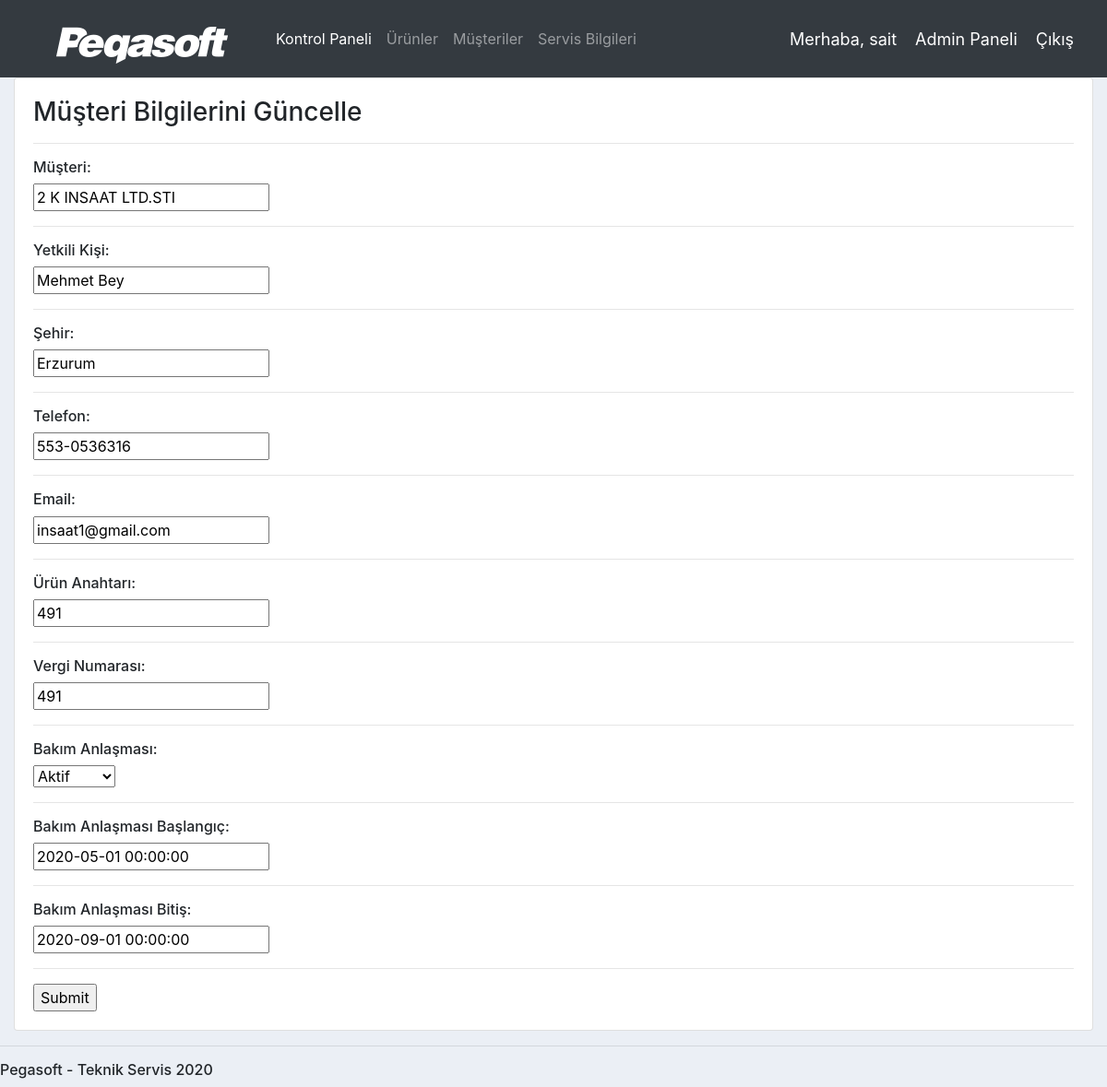
The app's page /update_customer/4/ (signed in) with its own data.
### accounts/models.py (models this page shows, shortened)
class Customer(models.Model):
	BAKIM = (
		('Aktif','Aktif'),
		('Pasif','Pasif'),
		)
	name = models.CharField(max_length=200, null=True)
	person = models.CharField(max_length=200, null=True)
	phone = models.CharField(max_length=200, null=True)
	email = models.CharField(max_length=200, null=True)
	city = models.CharField(max_length=200, null=True)
	date_created = models.DateTimeField(auto_now_add=True, null=True)
	product_key = models.CharField(max_length=200, null=True)
	tax_number = models.CharField(max_length=200, null=True)
	bakim_anlasmasi = models.CharField(max_length=200, null=True, choices=BAKIM)
	bakim_baslangic = models.DateTimeField(null=True)
	bakim_bitis = models.DateTimeField(null=True)

### accounts/views.py (the view)
# urls.py: path('update_customer/<str:pk>/', views.updateCustomer, name="update_customer"),
@login_required(login_url='login')
def updateCustomer(request, pk):
	customer = Customer.objects.get(id=pk)
	form = CustomerForm(instance=customer)
	if request.method == 'POST':
		form = CustomerForm(request.POST, instance=customer)
		if form.is_valid():
			form.save()
			return redirect('/customers')
	context = {'form':form}
	return render(request, 'accounts/customer_form.html', context)

### accounts/forms.py
class CustomerForm(ModelForm):
	class Meta:
		model = Customer
		fields = '__all__'

### accounts/templates/accounts/customer_form.html (shortened to what this page needs)
{%  extends 'accounts/main.html' %}
{% load static %}
{% block content %}
<div class="row">
	<div class="col-md">
		<div class="card card-body">
			<form action="" method="POST">
				<h3>Müşteri Bilgilerini Güncelle </h3>
				<hr>
				<h6>Müşteri: </h6>
				<p>{{form.name}}</p>
				<hr>
				<h6>Yetkili Kişi: </h6>
				<p>{{form.person}}</p>
				<hr>
				<h6>Şehir: </h6>
				<p>{{form.city}}</p>
				<hr>
				<h6>Telefon: </h6>
				<p>{{form.phone}}</p>
				<hr>
				<h6>Email: </h6>
				<p>{{form.email}}</p>
				<hr>
				<h6>Ürün Anahtarı: </h6>
				<p>{{form.product_key}}</p>
				<hr>
				<h6>Vergi Numarası: </h6>
				<p>{{form.tax_number}}</p>
				<hr>
				<h6>Bakım Anlaşması: </h6>
				<p>{{form.bakim_anlasmasi}}</p>
				<hr>
				<h6>Bakım Anlaşması Başlangıç: </h6>
				<p>{{form.bakim_baslangic}}</p>
				<hr>
				<h6>Bakım Anlaşması Bitiş: </h6>
				<p>{{form.bakim_bitis}}</p>
				<hr>
				<input type="submit" name="Submit">
			</form>
		</div>
	</div>
</div>
{% endblock %}

### accounts/templates/accounts/navbar.html (shortened to what this page needs)
{% load static %}
<nav class="navbar navbar-expand-lg navbar-dark bg-dark">
  <img src="{% static 'images/logo.png' %}">
  <div class="collapse navbar-collapse" id="navbarNav">
    <ul class="navbar-nav">
      <li class="nav-item active">
        <a class="nav-link" href="{% url 'home' %}">Kontrol Paneli</a>
      </li>
      <li class="nav-item">
        <a class="nav-link" href="{% url 'products' %}">Ürünler</a>
      </li>
      <li class="nav-item">
        <a class="nav-link" href="{% url 'customers' %}">Müşteriler</a>
      </li>
      <li class="nav-item">
        <a class="nav-link" href="{% url 'services' %}">Servis Bilgileri</a>
      </li>
    </ul>
  </div>
  <span class="hello-msg">Merhaba, {{request.user}}</span>
  <span ><a  class="hello-msg" href="/admin">Admin Paneli</a></span>
  <span ><a  class="hello-msg" href="{% url 'logout' %}">Çıkış</a></span>
</nav>

### static/css/main.css (style rules this page uses)
body { background-color: #ebeff5; }

### accounts/templates/accounts/navbar.html (style rules this page uses)
.hello-msg { font-size: 18px; color: #fff; margin-right: 20px; }

### records on screen
Customer: name "2 K INSAAT LTD.STI", person "Mehmet Bey", city "Erzurum", phone "553-0536316", email "insaat1@gmail.com", product_key "491", tax_number "491", bakim_anlasmasi "Aktif", bakim_baslangic "2020-05-01 00:00:00", bakim_bitis "2020-09-01 00:00:00"

### other values on screen
{{ request.user }} "sait"
